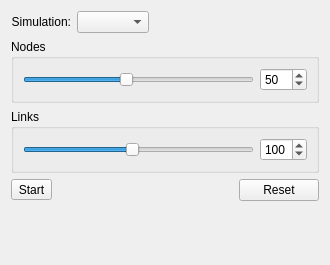
<?xml version="1.0" encoding="UTF-8"?>
<ui version="4.0">
 <class>Controls</class>
 <widget class="QWidget" name="Controls">
  <property name="geometry">
   <rect>
    <x>0</x>
    <y>0</y>
    <width>330</width>
    <height>265</height>
   </rect>
  </property>
  <property name="sizePolicy">
   <sizepolicy hsizetype="Preferred" vsizetype="Preferred">
    <horstretch>0</horstretch>
    <verstretch>0</verstretch>
   </sizepolicy>
  </property>
  <property name="windowTitle">
   <string>Controls</string>
  </property>
  <layout class="QGridLayout" name="gridLayout_3">
   <item row="0" column="0">
    <layout class="QHBoxLayout" name="horizontalLayout">
     <item>
      <widget class="QLabel" name="label_3">
       <property name="text">
        <string>Simulation:</string>
       </property>
       <property name="alignment">
        <set>Qt::AlignRight|Qt::AlignTrailing|Qt::AlignVCenter</set>
       </property>
      </widget>
     </item>
     <item>
      <widget class="QComboBox" name="simBox"/>
     </item>
     <item>
      <spacer name="horizontalSpacer">
       <property name="orientation">
        <enum>Qt::Horizontal</enum>
       </property>
       <property name="sizeHint" stdset="0">
        <size>
         <width>40</width>
         <height>20</height>
        </size>
       </property>
      </spacer>
     </item>
    </layout>
   </item>
   <item row="1" column="0">
    <widget class="QGroupBox" name="groupBox_2">
     <property name="title">
      <string>Nodes</string>
     </property>
     <layout class="QGridLayout" name="gridLayout">
      <item row="0" column="0">
       <widget class="QSlider" name="nodeSlider">
        <property name="minimum">
         <number>10</number>
        </property>
        <property name="maximum">
         <number>100</number>
        </property>
        <property name="value">
         <number>50</number>
        </property>
        <property name="orientation">
         <enum>Qt::Horizontal</enum>
        </property>
       </widget>
      </item>
      <item row="0" column="1">
       <widget class="QSpinBox" name="nodeSpinBox">
        <property name="minimum">
         <number>10</number>
        </property>
        <property name="maximum">
         <number>100</number>
        </property>
        <property name="value">
         <number>50</number>
        </property>
       </widget>
      </item>
     </layout>
    </widget>
   </item>
   <item row="2" column="0">
    <widget class="QGroupBox" name="groupBox">
     <property name="title">
      <string>Links</string>
     </property>
     <layout class="QGridLayout" name="gridLayout_2">
      <item row="0" column="0">
       <widget class="QSlider" name="linkSlider">
        <property name="minimum">
         <number>10</number>
        </property>
        <property name="maximum">
         <number>200</number>
        </property>
        <property name="value">
         <number>100</number>
        </property>
        <property name="orientation">
         <enum>Qt::Horizontal</enum>
        </property>
       </widget>
      </item>
      <item row="0" column="1">
       <widget class="QSpinBox" name="linkSpinBox">
        <property name="minimum">
         <number>10</number>
        </property>
        <property name="maximum">
         <number>200</number>
        </property>
        <property name="value">
         <number>100</number>
        </property>
       </widget>
      </item>
     </layout>
    </widget>
   </item>
   <item row="3" column="0">
    <layout class="QHBoxLayout" name="horizontalLayout_2">
     <property name="sizeConstraint">
      <enum>QLayout::SetDefaultConstraint</enum>
     </property>
     <property name="topMargin">
      <number>0</number>
     </property>
     <property name="rightMargin">
      <number>0</number>
     </property>
     <property name="bottomMargin">
      <number>0</number>
     </property>
     <item>
      <widget class="QToolButton" name="pauseButton">
       <property name="text">
        <string>Start</string>
       </property>
      </widget>
     </item>
     <item>
      <spacer name="horizontalSpacer_2">
       <property name="orientation">
        <enum>Qt::Horizontal</enum>
       </property>
       <property name="sizeHint" stdset="0">
        <size>
         <width>40</width>
         <height>20</height>
        </size>
       </property>
      </spacer>
     </item>
     <item>
      <widget class="QPushButton" name="resetButton">
       <property name="sizePolicy">
        <sizepolicy hsizetype="Minimum" vsizetype="Fixed">
         <horstretch>0</horstretch>
         <verstretch>0</verstretch>
        </sizepolicy>
       </property>
       <property name="text">
        <string>Reset</string>
       </property>
      </widget>
     </item>
    </layout>
   </item>
   <item row="4" column="0">
    <spacer name="verticalSpacer">
     <property name="orientation">
      <enum>Qt::Vertical</enum>
     </property>
     <property name="sizeHint" stdset="0">
      <size>
       <width>20</width>
       <height>2</height>
      </size>
     </property>
    </spacer>
   </item>
  </layout>
 </widget>
 <tabstops>
  <tabstop>simBox</tabstop>
  <tabstop>nodeSlider</tabstop>
  <tabstop>nodeSpinBox</tabstop>
  <tabstop>linkSlider</tabstop>
  <tabstop>linkSpinBox</tabstop>
  <tabstop>resetButton</tabstop>
 </tabstops>
 <resources/>
 <connections>
  <connection>
   <sender>linkSlider</sender>
   <signal>valueChanged(int)</signal>
   <receiver>linkSpinBox</receiver>
   <slot>setValue(int)</slot>
   <hints>
    <hint type="sourcelabel">
     <x>90</x>
     <y>159</y>
    </hint>
    <hint type="destinationlabel">
     <x>193</x>
     <y>153</y>
    </hint>
   </hints>
  </connection>
  <connection>
   <sender>nodeSlider</sender>
   <signal>valueChanged(int)</signal>
   <receiver>nodeSpinBox</receiver>
   <slot>setValue(int)</slot>
   <hints>
    <hint type="sourcelabel">
     <x>139</x>
     <y>85</y>
    </hint>
    <hint type="destinationlabel">
     <x>203</x>
     <y>80</y>
    </hint>
   </hints>
  </connection>
 </connections>
</ui>
